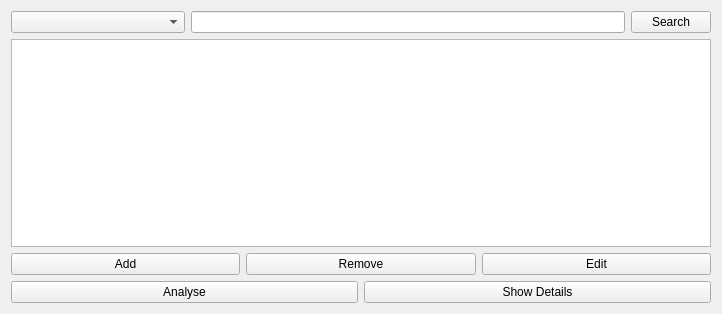
<?xml version="1.0" encoding="UTF-8"?>
<ui version="4.0">
 <class>Form</class>
 <widget class="QWidget" name="Form">
  <property name="geometry">
   <rect>
    <x>0</x>
    <y>0</y>
    <width>722</width>
    <height>314</height>
   </rect>
  </property>
  <property name="windowTitle">
   <string>Form</string>
  </property>
  <layout class="QGridLayout" name="gridLayout">
   <item row="0" column="0">
    <layout class="QVBoxLayout" name="verticalLayout">
     <item>
      <layout class="QHBoxLayout" name="horizontalLayout">
       <item>
        <widget class="QComboBox" name="comboBox_searchColumn">
         <property name="sizePolicy">
          <sizepolicy hsizetype="Preferred" vsizetype="Fixed">
           <horstretch>2</horstretch>
           <verstretch>0</verstretch>
          </sizepolicy>
         </property>
        </widget>
       </item>
       <item>
        <widget class="QLineEdit" name="lineEdit_searchBar">
         <property name="sizePolicy">
          <sizepolicy hsizetype="Expanding" vsizetype="Fixed">
           <horstretch>5</horstretch>
           <verstretch>0</verstretch>
          </sizepolicy>
         </property>
         <property name="inputMask">
          <string/>
         </property>
        </widget>
       </item>
       <item>
        <widget class="QPushButton" name="pushButton_search">
         <property name="text">
          <string>Search</string>
         </property>
        </widget>
       </item>
      </layout>
     </item>
     <item>
      <widget class="QListView" name="listView"/>
     </item>
     <item>
      <layout class="QHBoxLayout" name="horizontalLayout_2">
       <item>
        <widget class="QPushButton" name="pushButton_add">
         <property name="text">
          <string>Add</string>
         </property>
        </widget>
       </item>
       <item>
        <widget class="QPushButton" name="pushButton_remove">
         <property name="text">
          <string>Remove</string>
         </property>
        </widget>
       </item>
       <item>
        <widget class="QPushButton" name="pushButton_edit">
         <property name="text">
          <string>Edit</string>
         </property>
        </widget>
       </item>
      </layout>
     </item>
     <item>
      <layout class="QHBoxLayout" name="horizontalLayout_3">
       <item>
        <layout class="QHBoxLayout" name="horizontalLayout_4">
         <item>
          <widget class="QPushButton" name="pushButton_analyse">
           <property name="text">
            <string>Analyse</string>
           </property>
          </widget>
         </item>
         <item>
          <widget class="QPushButton" name="pushButton_showDetails">
           <property name="text">
            <string>Show Details</string>
           </property>
          </widget>
         </item>
        </layout>
       </item>
      </layout>
     </item>
    </layout>
   </item>
  </layout>
 </widget>
 <resources/>
 <connections/>
</ui>
